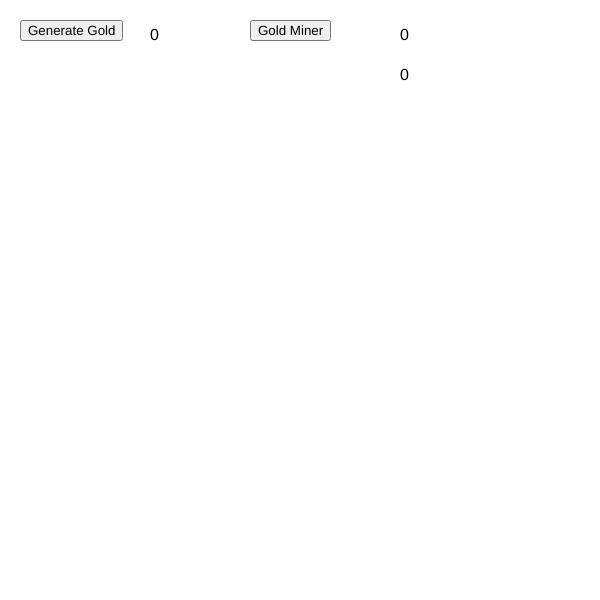
Frame 1 (no input)
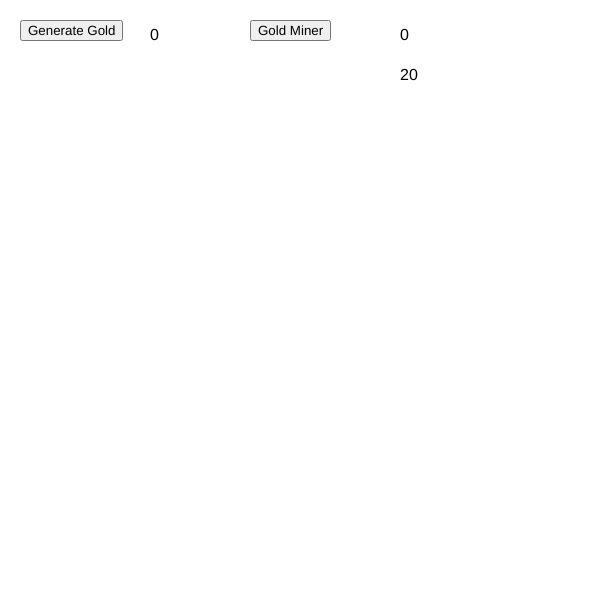
Frame 60 (no input)
Frame 120 (the mouse pressed at the canvas centre since frame 60): identical to frame 60, image omitted

The p5.js sketch that drew these frames (run headless with seeded random() and noise() and a simulated clock; from frame 60 on, the mouse is pressed at the canvas centre):

// p5.js sketch
// ── sketch.js
let button;
let multiplier = 1.15;
let goldCounter = 0;
let goldMinerCount = 0;
let goldMinerCost = 0;

function setup() {
  createCanvas(600, 600);
  button = createButton('Generate Gold');
  button.position(20, 20);
  button.mousePressed(generateGold);

  button = createButton('Gold Miner');
  button.position(250, 20);
  button.mousePressed(goldMiner);
}

function draw() {
  background(255);
  textSize(16);
  text(floor(goldCounter), 150, 40);
  text(goldMinerCount, 400, 40);
  text(goldMinerCost, 400, 80)
  goldMinerCost = floor(20 * (Math.pow(multiplier, goldMinerCount)));
  if(goldMinerCount > 0)
    autoGenerateGold();
}

function generateGold(){
  goldCounter++;
}

function goldMiner(){
  if(goldCounter >= goldMinerCost){
    goldCounter = goldCounter - goldMinerCost;
    goldMinerCount++;
  }
}

function autoGenerateGold (){
  let effectiveness = 0.5;
  if(goldMinerCount >= 10)
    effectiveness = 1;
  goldCounter = goldCounter + (goldMinerCount * (effectiveness/frameRate()));
}
